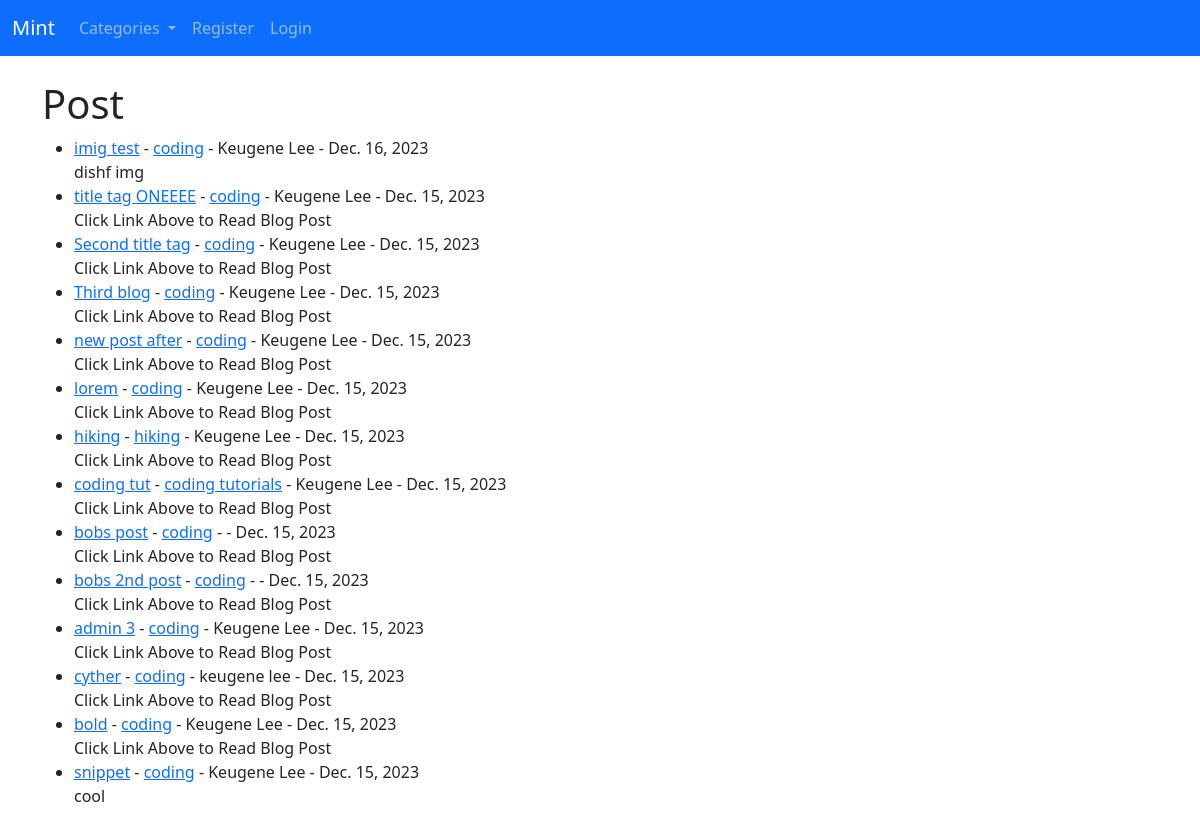
The page / on the database its author committed.
### theblog/models.py (models this page shows, shortened)
class Post(models.Model):
    title = models.CharField(max_length=255)
    header_image = models.ImageField(null=True, blank=True, upload_to='images/')
    title_tag = models.CharField(max_length=255)
    author = models.ForeignKey(User, on_delete=models.CASCADE)
    body = RichTextField(blank=True, null=True)
    post_date = models.DateField(auto_now_add=True)
    category = models.CharField(max_length=255, default='coding')
    snippet = models.CharField(max_length=255)
    likes = models.ManyToManyField(User, related_name='blog_posts')

### theblog/views.py (the view)
# urls.py: path('', HomeView.as_view(), name='home'),
class HomeView(ListView):
    model = Post
    template_name = 'home.html'
    ordering = ['-post_date']
    def get_context_data(self, *args, **kwargs):
        cat_menu = Category.objects.all()
        context = super(HomeView, self).get_context_data(*args, **kwargs)
        context['cat_menu'] = cat_menu
        return context

### theblog/models.py (called while the page is built)
    def __str__(self):
        return self.name

### theblog/templates/home.html (shortened to what this page needs)
{% extends 'base.html' %}
{% block content %}
<h1>Post</h1>
<ul>
{% for post in object_list %}
    <li><a href="{% url 'article-detail' post.pk %}">{{ post.title }}</a> -
        <a href="{% url 'category'  post.category|slugify %}">{{ post.category }}</a> -
        {{ post.author.first_name }} {{ post.author.last_name }} -
        {{ post.post_date }}
    <br/>
    {{ post.snippet }}</li>
{% endfor %}
</ul>
{% endblock %}

### rows shown on the page
Post: title "imig test", category "coding", author.first_name "Keugene", author.last_name "Lee", post_date "Dec. 16, 2023", snippet "dishf img"
Post: title "title tag ONEEEE", category "coding", author.first_name "Keugene", author.last_name "Lee", post_date "Dec. 15, 2023", snippet "Click Link Above to Read Blog Post"
Post: title "Second title tag", category "coding", author.first_name "Keugene", author.last_name "Lee", post_date "Dec. 15, 2023", snippet "Click Link Above to Read Blog Post"
Post: title "Third blog", category "coding", author.first_name "Keugene", author.last_name "Lee", post_date "Dec. 15, 2023", snippet "Click Link Above to Read Blog Post"
Post: title "new post after", category "coding", author.first_name "Keugene", author.last_name "Lee", post_date "Dec. 15, 2023", snippet "Click Link Above to Read Blog Post"
Post: title "lorem", category "coding", author.first_name "Keugene", author.last_name "Lee", post_date "Dec. 15, 2023", snippet "Click Link Above to Read Blog Post"
Post: title "hiking", category "hiking", author.first_name "Keugene", author.last_name "Lee", post_date "Dec. 15, 2023", snippet "Click Link Above to Read Blog Post"
Post: title "coding tut", category "coding tutorials", author.first_name "Keugene", author.last_name "Lee", post_date "Dec. 15, 2023", snippet "Click Link Above to Read Blog Post"
Post: title "bobs post", category "coding", post_date "Dec. 15, 2023", snippet "Click Link Above to Read Blog Post"
Post: title "bobs 2nd post", category "coding", post_date "Dec. 15, 2023", snippet "Click Link Above to Read Blog Post"
Post: title "admin 3", category "coding", author.first_name "Keugene", author.last_name "Lee", post_date "Dec. 15, 2023", snippet "Click Link Above to Read Blog Post"
Post: title "cyther", category "coding", author.first_name "keugene", author.last_name "lee", post_date "Dec. 15, 2023", snippet "Click Link Above to Read Blog Post"
Post: title "bold", category "coding", author.first_name "Keugene", author.last_name "Lee", post_date "Dec. 15, 2023", snippet "Click Link Above to Read Blog Post"
Post: title "snippet", category "coding", author.first_name "Keugene", author.last_name "Lee", post_date "Dec. 15, 2023", snippet "cool"
